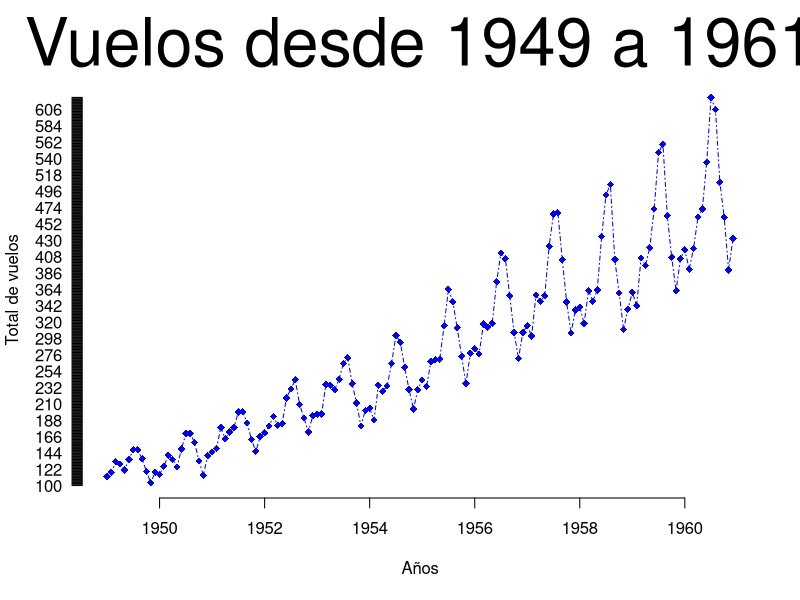
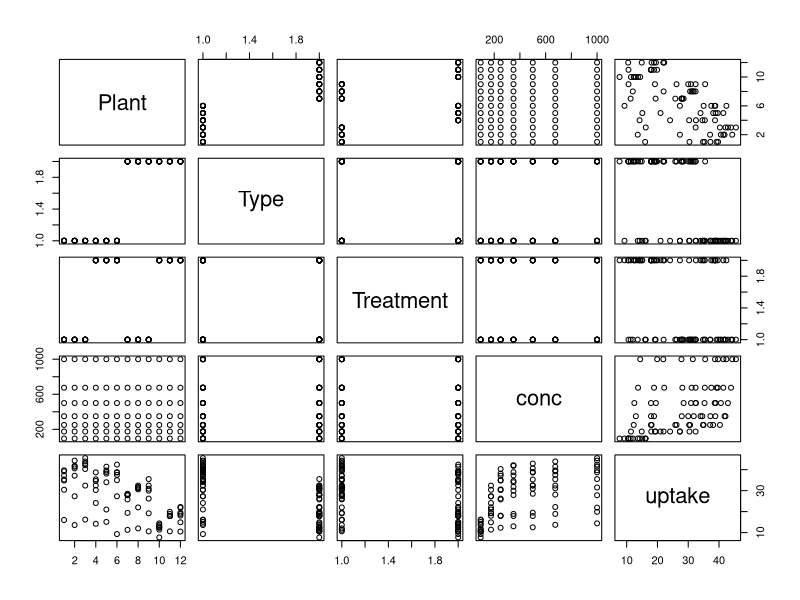
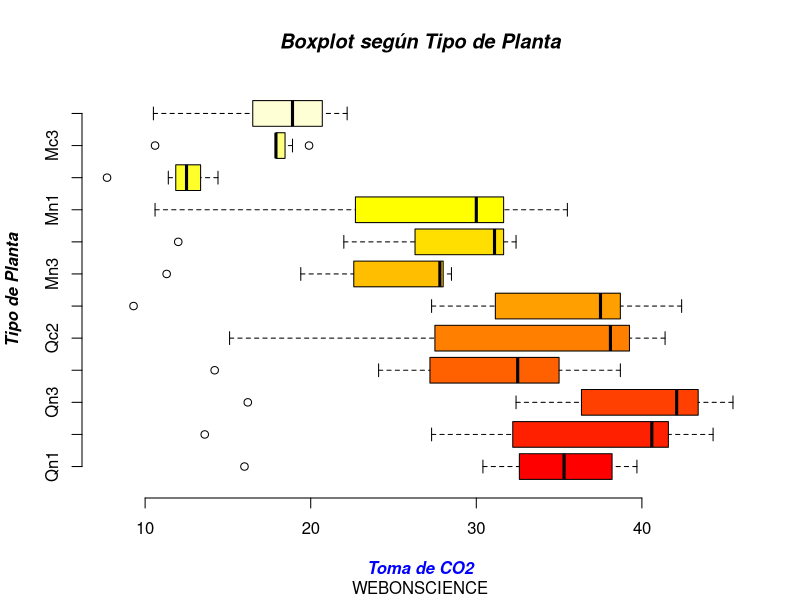
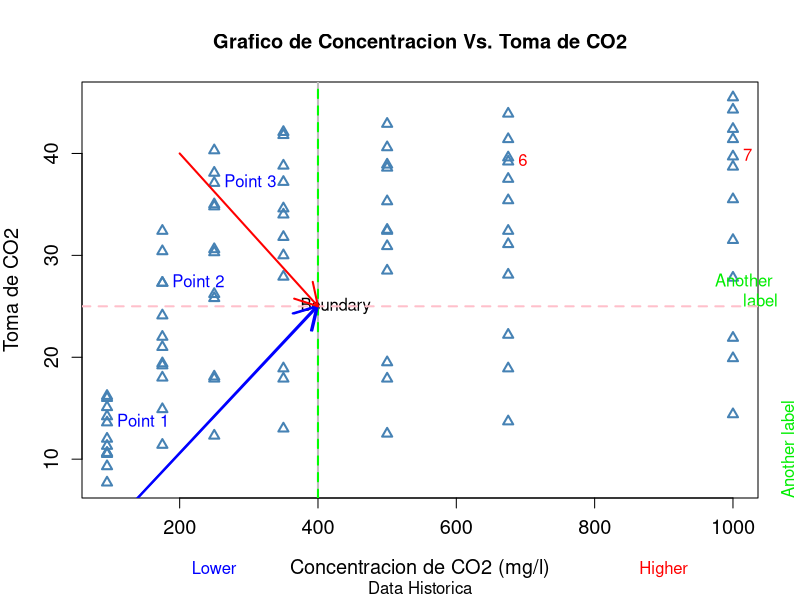

The R script that drew these images, in order: (Note: this script raises an error after producing the figures.)
####Simple Plots en R####

####AirPassenger (Data de Tiempo): ----
#Se recomienda revisar la data AirPassengers antes de trabajar el plot.
dir()
View(AirPassengers)
head(AirPassengers)    
colnames(AirPassengers)     
str(AirPassengers)
summary(AirPassengers)

plot(AirPassengers, col ="blue", type = "o", pch=18, lty=4, axes=FALSE,ann=FALSE)
rangex <- range(0,AirPassengers)
axis(1, tick = TRUE)
axis(2, las=1, at = 100:rangex[2])
title(main="Vuelos desde 1949 a 1961", col.main="black", font.main=12, cex.main=4)
title(xlab="Años",col.lab="black")
title(ylab="Total de vuelos", col.lab="black")
legend(1,rangex[2],c("vuelos"),col="blue", cex=0.8, pch=18, lty=4)

#### CO2 verificar información: ----

dir()
data("CO2")
View(CO2)
head(CO2)    
colnames(CO2)     
str(CO2)
pairs(CO2)
summary(CO2)

# Boxplots:
boxplot(CO2$uptake~CO2$Plant, notch=FALSE,horizontal=TRUE,axes=FALSE,ann=FALSE,col=heat.colors(12))
range_d <- range(0, CO2$uptake)
axis(2, at=1:12, lab=c("Qn1","Qn2","Qn3","Qc1","Qc2","Qc3","Mn3","Mn2","Mn1","Mc2","Mc3","Mc1"),cex=0.1)
axis(1, tick = TRUE)
title(main="Boxplot según Tipo de Planta", sub="WEBONSCIENCE", col.main="black", font.main=4, cex=1,lty=3)
title(ylab="Tipo de Planta", col.lab="black",font.lab=4,cex=1.5,lty=4)
title(xlab="Toma de CO2", col.lab="blue", font.lab=4,cex=4,lty=4)

# Plot Detallado:
plot(CO2$conc,CO2$uptake,
     main = "Grafico de Concentracion Vs. Toma de CO2",
     sub= "Data Historica",
     xlab = "Concentracion de CO2 (mg/l)",
     ylab = "Toma de CO2",
     cex.lab=1.2,
     cex.axis=1.2,
     cex.main=1.2,
     cex.sub=1,
     type = "p",
     col="steelblue",
     lwd=2,
     pch=2,
     bg="red",
     cex=1)
#Generamos textos en el gr?fico:
text(x=CO2$conc[6:7], y=CO2$uptake[6:7], labels=rownames(CO2[6:7,]), pos=4, col="red")
text(x=CO2$conc[c(8,9,10)], y=CO2$uptake[c(8,9,10)],
     labels=c("Point 1", "Point 2", "Point 3"), pos=4, col="blue",xpd=TRUE)

mtext(c("Lower", "Higher"), side=1, line=3, at=c(250, 900), col=c("blue", "red"))
mtext("Another label", side=4, line=1, adj=0, col="green2") # Rotated y axis label
mtext("Another \nlabel", side=4, line=1, adj=1, col="green2", las=1) # Horizontal label

#Realizando an?lisis de ciertos valores de la visualizaci?n:
id <- identify(CO2$conc,CO2$uptake,labels = CO2$Type,pos=TRUE,font=2)
analisis <- CO2[id$ind, ]

#Agregar l?neas horizontales y verticales:
abline(v=400, col="grey",lwd=2,lty=1)
text(x=(CO2$conc=400),y=(CO2$uptake=25),labels="       Boundary")
abline(h=mean(CO2$uptake), col="pink",lwd=2, lty=2)
abline(v=mean(CO2$conc),col="green",lwd=2, lty=2)

#Dibujar flechas:
arrows(x0=40, y0=-1, x1=CO2$conc[1], y1=CO2$uptake[1], col="blue", lwd=2)
arrows(x0=40, y0=-1, x1=CO2$conc[1]-2, y1=CO2$uptake[1]+0.02, col="blue", lwd=2)
arrows(x0=200, y0=40, x1=CO2$conc[10], y1=CO2$uptake[10], col="red", lwd=2)

#Generando Ubicaci?n:
locator(3,type = "p")
a1<-locator(2)
a2<-locator(2)
a3<-locator(2)
# Create a matrix of the coordinates:
co.x <- cbind(a1$x, a2$x, a3$x)
co.y <- cbind(a1$y, a2$y, a3$y)
#Dibujando las lineas generadas con flechas:
arrows(x0=co.x[1,], y0=co.y[1,], x1=co.x[2,], y1=co.y[2,], 
       col=c("red", "green", "blue"), lwd=2, xpd=TRUE)
arrows(x0=c(400, 750), y0=-2.65, x1=c(350, 800), y1=-2.65, 
       col=c("blue", "red"), length=0.15, lwd=3, xpd=TRUE)
#Generando Ubicacion(locator(n>=3))
m<-locator(3) 
r<-locator(4)
#Dibujando los pol?gonos:
polygon(m,border = "red",lwt=3,lty=3)
polygon(r,border = "red",lwt=3, lty=2)
search()



